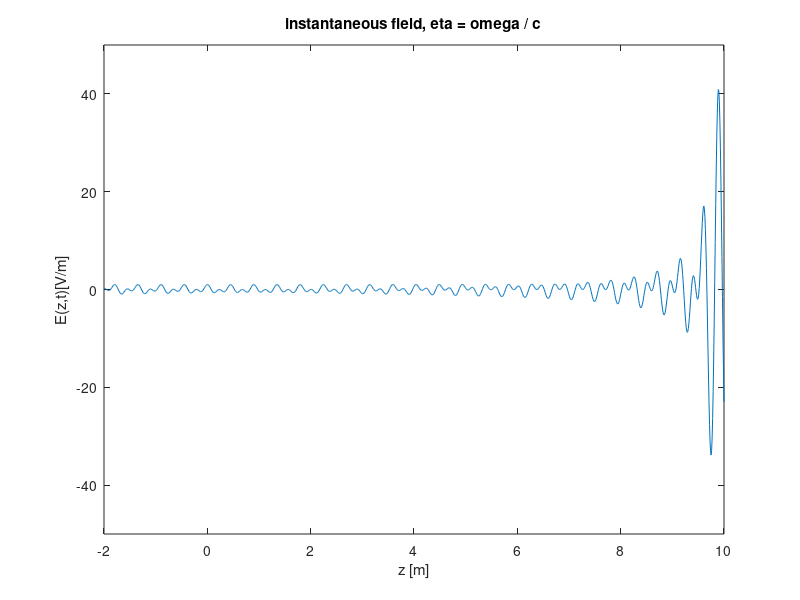

This chart was generated by the following MATLAB code: (Note: this script raises an error after producing the figure.)
close all;
clear all;

eps0 = 8.854e-12;
mu0 = 4*pi*1e-7;
c = 1/sqrt(mu0*eps0);
t = (0:0.3:33)*1e-9; 
z = -2:0.01:10;

E0 = 1;
omega0 = 2*pi*1e9; 
domega = omega0/60; 
for n = 1:41;
    omega(n) = omega0+(n-21)*domega; 
end;
% vacuum dispersion 
%beta = 1.5*omega/c
beta = omega/c %(10-0)/(33ns) = 3.03*10^8
%beta = 1.5*omega/c.*(1-omega/(16*pi*10^9));
%beta = 1.5*omega/c.*(1+omega/(16*pi*10^9));

for m=1:length(t); 
    E=zeros(1,length(z)); 
    for n = 1:41;
        Etemp=E0*cos( omega(n)*t(m) - beta(n)*z );
        E=E+Etemp; 
    end;
plot(z, E);
axis( [ -2 +10 -50 +50 ] );
xlabel("z [m]");
ylabel("E(z,t)[V/m]");
title("instantaneous field, \beta = \omega / c"); 
M(m)=getframe;
end; 

movie2gif(M,"vacuum.gif")